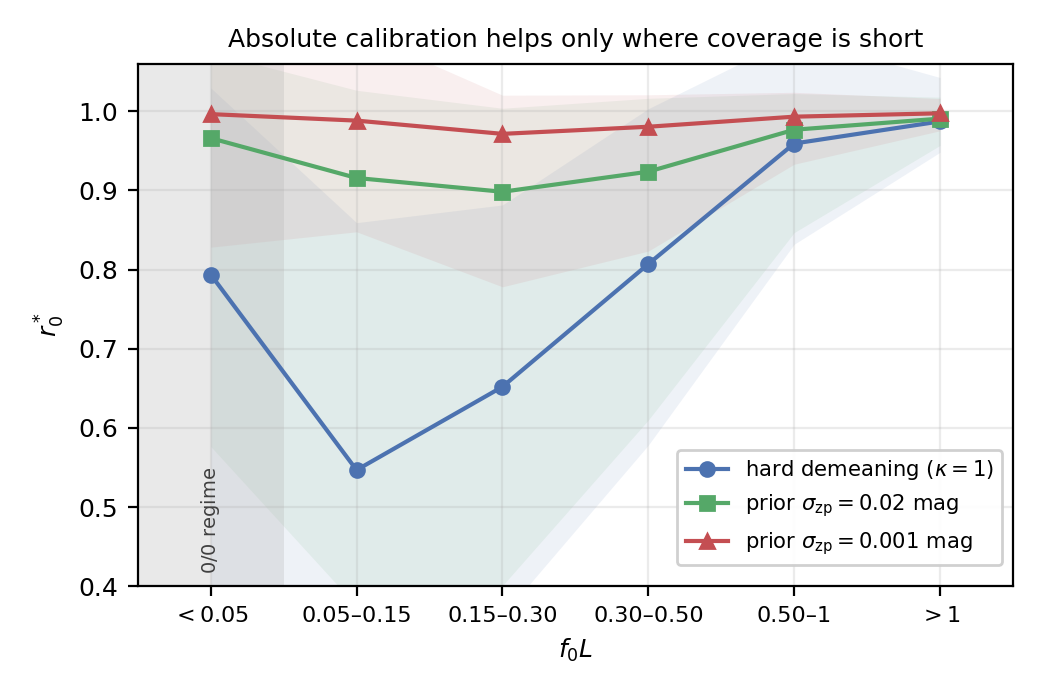

Generate this figure with Python:
# -*- coding: utf-8 -*-
"""v8 Figure 4, six bins -- identical to the bins of Table 8, with the 0/0
regime of the lowest bin shaded so it is not read as a recovery measurement."""
import os
import numpy as np
import pandas as pd
import matplotlib
matplotlib.use("Agg")
import matplotlib.pyplot as plt

H = os.environ.get("AC_ROOT", os.path.dirname(os.path.abspath(__file__)))
OUT = os.path.join(H, "fig4.png")

d = pd.read_csv(H + r"\out_table8_full_20261121.csv")
BINS = [(0, .05), (.05, .15), (.15, .30), (.30, .50), (.50, 1.0), (1.0, 1e9)]
lab = ["$<0.05$", "0.05\u20130.15", "0.15\u20130.30", "0.30\u20130.50",
       "0.50\u20131", "$>1$"]

plt.rcParams.update({"font.size": 9, "axes.labelsize": 9, "axes.titlesize": 9.5,
                     "legend.fontsize": 7.6})
fig, ax = plt.subplots(figsize=(5.2, 3.5))
x = np.arange(len(BINS))
series = [("r0_hard", "hard demeaning ($\\kappa=1$)", "#4C72B0", "o-"),
          ("r0_0.020", "prior $\\sigma_{\\rm zp}=0.02$ mag", "#55A868", "s-"),
          ("r0_0.001", "prior $\\sigma_{\\rm zp}=0.001$ mag", "#C44E52", "^-")]
for col, name, c, mk in series:
    med, lo, hi, ns = [], [], [], []
    for a, b in BINS:
        s = d[(d.f0L >= a) & (d.f0L < b)][col].dropna()
        ns.append(len(s))
        med.append(s.median()); lo.append(s.quantile(.1)); hi.append(s.quantile(.9))
    ax.fill_between(x, lo, hi, color=c, alpha=0.09, lw=0)
    ax.plot(x, med, mk, ms=5, color=c, label=name)
    print(name, ["%.3f" % m for m in med], "n", ns)

# the 0/0 regime: shade and mark it, do not let it look like a recovery point
ax.axvspan(-0.5, 0.5, color="0.7", alpha=0.28, lw=0)
ax.text(0.0, 0.415, "$0/0$ regime", ha="center", va="bottom", fontsize=7.0,
        color="0.25", rotation=90)

ax.set_xticks(x)
ax.set_xticklabels(lab, fontsize=8)
ax.set_xlim(-0.5, len(BINS) - 0.5)
ax.set_xlabel(r"$f_0L$")
ax.set_ylabel(r"$r_0^*$")
ax.set_ylim(0.4, 1.06)
ax.grid(alpha=0.25)
ax.legend(loc="lower right", framealpha=0.92, bbox_to_anchor=(1.0, 0.02))
ax.set_title("Absolute calibration helps only where coverage is short", fontsize=9)
fig.tight_layout()
fig.savefig(OUT, dpi=200)
print("wrote", OUT)
